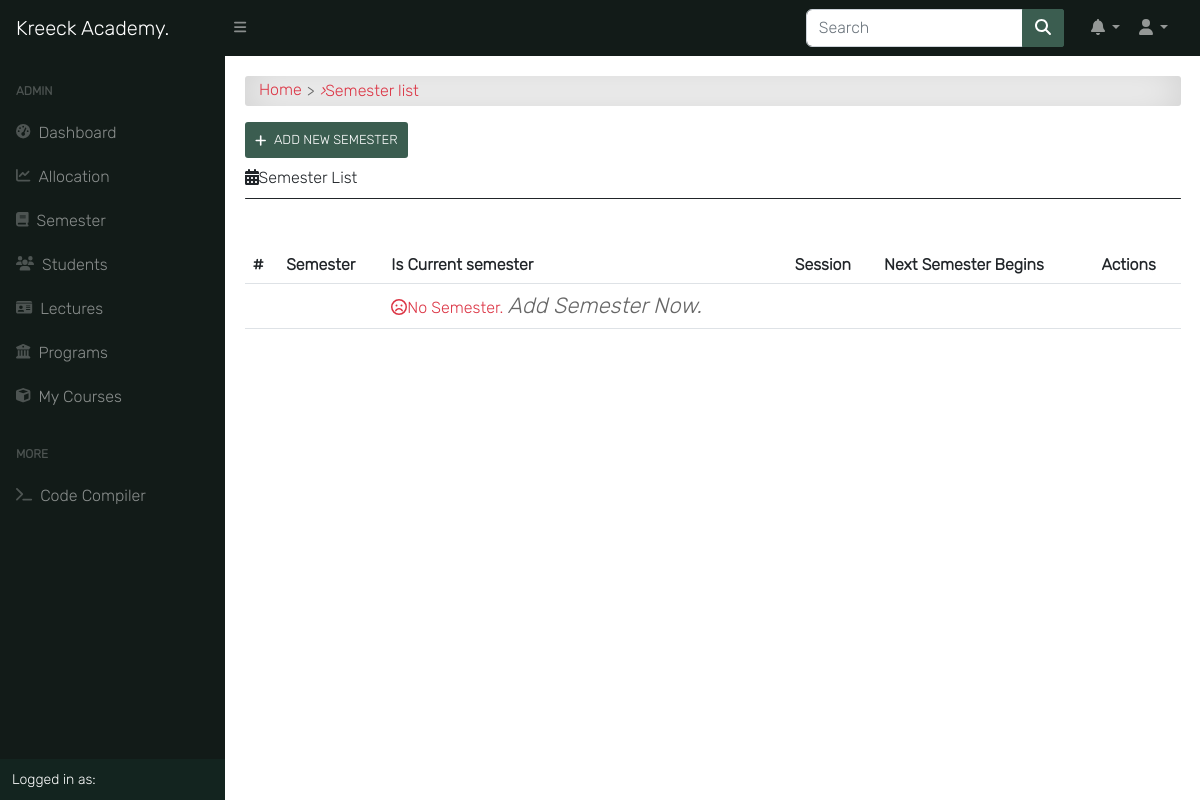
/semester/ (signed in), run on an earlier commit of the app's database.
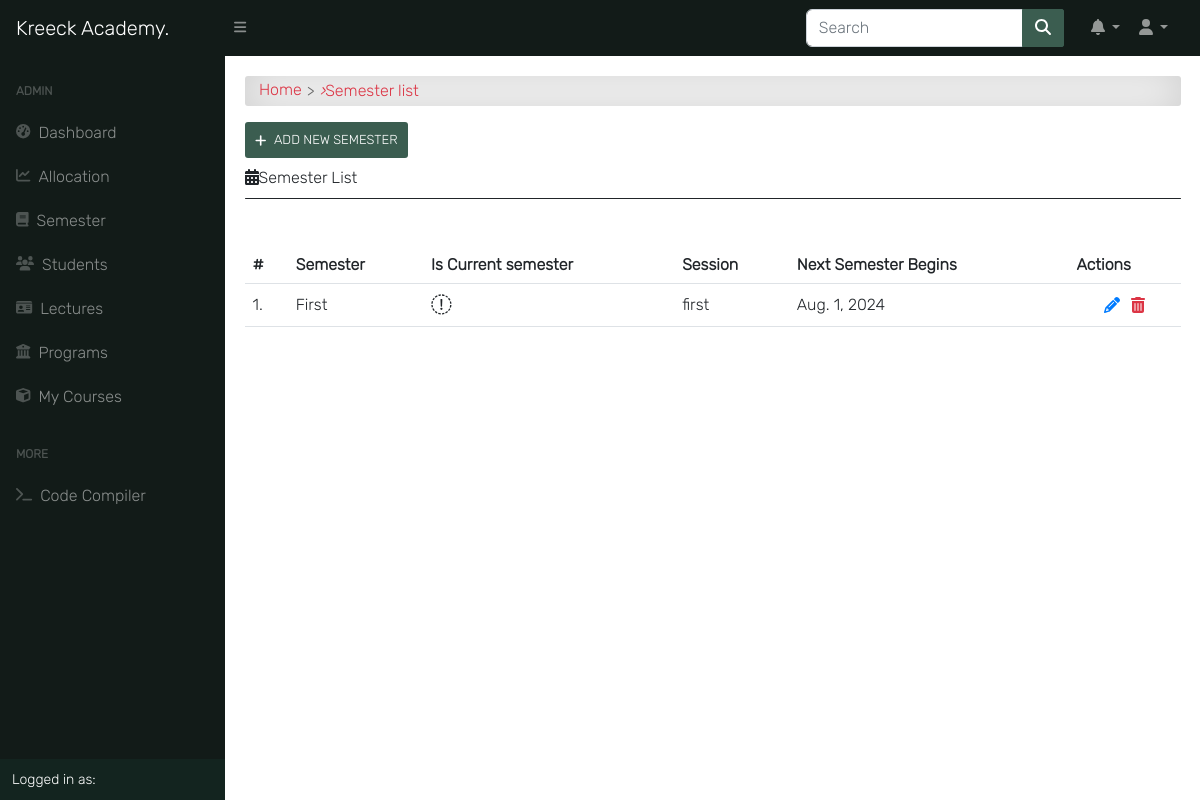
And on a later commit of the database.
### app/models.py (models this page shows, shortened)
class Semester(models.Model):
    semester = models.CharField(max_length=10, choices=SEMESTER, blank=True)
    is_current_semester = models.BooleanField(default=False, blank=True, null=True)
    session = models.ForeignKey(Session, on_delete=models.CASCADE, blank=True, null=True)
    next_semester_begins = models.DateField(null=True, blank=True)

class Session(models.Model):
    session = models.CharField(max_length=200, unique=True)
    is_current_session = models.BooleanField(default=False, blank=True, null=True)
    next_session_begins = models.DateField(blank=True, null=True)
    def __str__(self):
        return self.session

### app/views.py (the view)
# urls.py: path('semester/', semester_list_view, name="semester_list"),
@login_required
@lecturer_required
def semester_list_view(request):
    semesters = Semester.objects.all().order_by('-is_current_semester', '-semester')
    return render(request, 'app/semester_list.html', {"semesters": semesters, })

### templates/app/semester_list.html (shortened to what this page needs)
{% extends 'base.html' %}
{% block content %}
<div id="input-nav"><a href="{% url 'home' %}" class="primary1">Home</a> <i>&rsaquo;</i> Semester list</div>
{% if request.user.is_superuser %}
<a class="add-button" href="{% url 'add_semester' %}"><i class="fas fa-plus"></i>Add New Semester</a>
{% endif %}
<div class="title"><i class="fas fa-calendar-alt"></i>Semester List</div>
<div class="title-line"></div>
<div class="table-responsive table-shadow p-0 mt-5">
    <table class="table">
        <thead>
            <tr>
                <th>#</th>
                <th> Semester </th>
                <th> Is Current semester </th>
                <th> Session </th>
                <th> Next Semester Begins </th>
                {% if request.user.is_superuser %}
                <th> Actions </th>
                {% endif %}
            </tr>
        </thead>
        <tbody>
            {% for semester in semesters %}
            <tr>
                <td> {{ forloop.counter }}.</td>
                <td>{{ semester.semester }}</td>
                <th>
                    {% if semester.is_current_semester == False %}
                    <i class="fas fa-times-circle fa-1-5x danger"></i>
                    {% else %}
                    <i class="fas fa-check-circle fa-1-5x"></i>
                    {% endif %}
                </th>
                <td>{{ semester.session }}</td>
                <td>{{ semester.next_semester_begins }}</td>
                {% if request.user.is_superuser %}
                <td>
                    <div class="update-delete">
                        <a href="{% url 'edit_semester' pk=semester.pk %}" class="update" title="Edit"><i
                                class="fas fa-pencil-alt"></i></a>
                        <a href="{% url 'delete_semester' pk=semester.pk %}" class="delete" title="Delete"><i
                                class="fas fa-trash-alt"></i></a>
                    </div>
                </td>
                {% endif %}
                {% empty %}
            <tr>
                <td></td>
                <td></td>
                <td>
                    <span class="text-danger">
                        <i class="far fa-frown"></i>No Semester.
                        {% if request.user.is_superuser %}
                        <a href="{% url 'add_semester' %}">
                            <i class="primary" style="font-size: 22px;">
                                Add Semester Now.
                            </i>
                            {% endif %}
                        </a>
                    </span>
                </td>
                <td></td>
                <td></td>
                <td></td>
            </tr>
            {% endfor %}
        </tbody>
    </table>
</div>
{% endblock content %}

### templates/base.html (shortened to what this page needs)
{% load static %}
<!DOCTYPE html>
<html lang="en">
  <head>
    <link
      href="https://cdn.jsdelivr.net/npm/simple-datatables@7.1.2/dist/style.min.css"
      rel="stylesheet"
    />
    <link href="{% static 'css/new-styles.css' %}" rel="stylesheet" />
    <link
      rel="stylesheet"
      type="text/css"
      href="{% static 'css/bootstrap.min.css' %}"
    />
    <link rel="stylesheet" type="text/css" href="{% static 'css/all.css' %}" />
    <link
      rel="stylesheet"
      type="text/css"
      href="{% static 'css/style.css' %}"
    />
    <link href="https://fonts.cdnfonts.com/css/inter" rel="stylesheet">
    <link href="https://fonts.cdnfonts.com/css/poppins" rel="stylesheet">
  </head>
  <body>
    <nav class="sb-topnav navbar navbar-expand navbar-dark bg-dark">
      <a
        class="navbar-brand ps-3"
        style="font-family: 'Inter', sans-serif"
        href="{% url 'landing_page' %}"
        >Kreeck Academy<span>.</span></a
      >
      <a
        class="btn btn-link btn-sm order-1 order-lg-0 me-4 me-lg-0"
        id="sidebarToggle"
        href=""
      >
        <i class="fas fa-bars"></i>
      </a>
      <form
        class="d-none d-md-inline-block form-inline ms-auto me-0 me-md-3 my-2 my-md-0"
        action="{% url 'query' %}"
        method="GET"
      >
        <div class="input-group">
          <input
            id="primary-search"
            class="form-control"
            type="text"
            placeholder="Search"
            aria-label="Search for..."
            name="q"
            value="{{ request.GET.q }}"
            aria-describedby="btnNavbarSearch"
          />
          <button class="btn btn-primary" type="submit">
            <i class="fas fa-search"></i>
          </button>
        </div>
      </form>
      <ul class="navbar-nav ms-auto ms-md-0 me-3 me-lg-4">
        <li class="nav-item dropdown">
          <a
            class="nav-link dropdown-toggle"
            id="navbarDropdown"
            href="#"
            role="button"
            data-bs-toggle="dropdown"
            aria-expanded="false"
            ><i class="fas fa-bell fa-fw"></i
          ></a>
        </li>
        <li class="nav-item dropdown">
          <a
            class="nav-link dropdown-toggle"
            id="navbarDropdown"
            href="#"
            role="button"
            data-bs-toggle="dropdown"
            aria-expanded="false"
            ><i class="fas fa-user fa-fw"></i
          ></a>
        </li>
      </ul>
    </nav>
    <div id="layoutSidenav">
      <div id="layoutSidenav_nav">
        <nav class="sb-sidenav accordion sb-sidenav-dark" id="sidenavAccordion">
          <div class="sb-sidenav-menu">
            <div class="nav">
               {% if request.user.is_superuser %}
              <div class="sb-sidenav-menu-heading">Admin</div>
              <a class="nav-link" href="{% url 'home' %}">
                <div class="sb-nav-link-icon">
                  <i class="fas fa-tachometer-alt"></i>
                </div>
                Dashboard
              </a>
              <a class="nav-link" href="{% url 'course_allocation_view' %}">
                <div class="sb-nav-link-icon">
                  <i class="fas fa-line-chart"></i>
                </div>
                Allocation
              </a>
              <a class="nav-link" href="{% url 'semester_list'%} ">
                <div class="sb-nav-link-icon">
                  <i class="fas fa-book"></i>
                </div>
                Semester
              </a>
              <a class="nav-link" href="{% url 'student_list'%}">
                <div class="sb-nav-link-icon">
                  <i class="fas fa-users"></i>
                </div>
                Students
              </a>
              <a class="nav-link" href="{% url 'lecturer_list'%}">
                <div class="sb-nav-link-icon">
                  <i class="fas fa-id-card"></i>
                </div>
                Lectures
              </a>
              {% endif %}
              <a class="nav-link" href="{% url 'programs'%}">
                <div class="sb-nav-link-icon">
                  <i class="fas fa-institution"></i>
                </div>
                Programs
              </a>
              <a class="nav-link" href="{% url 'user_course_list' %}">
                <div class="sb-nav-link-icon">
                  <i class="fas fa-cube"></i>
                </div>
                My Courses
              </a>
               {% if request.user.is_superuser %}
              <div class="sb-sidenav-menu-heading">More</div>
              <a class="nav-link" href="{% url 'compiler' %}">
                <div class="sb-nav-link-icon">
                  <i class="fas fa-terminal"></i>
                </div>
                Code Compiler
              </a>
              {% endif %}
            </div>
          </div>
          <div class="sb-sidenav-footer">
            <div class="small">Logged in as:</div>
          </div>
        </nav>
      </div>
      <div id="layoutSidenav_content">
        <main class="main-content-box">
          {% block content %} {% endblock content %}
        </main>
      </div>
    </div>
  </body>
</html>

### static/css/all.css (style rules this page uses)
.fa-fw { text-align: center; width: 1.25em; }
.fa-bars:before { content: "\f0c9"; color: white; }
.fa-bell:before { content: "\f0f3"; }
.fa-book:before { content: "\f02d"; }
.fa-chart-line:before { content: "\f201"; }
.fa-cube:before { content: "\f1b2"; }
.fa-id-card:before { content: "\f2c2"; }
.fa-plus:before { content: "\f067"; }
.fa-terminal:before { content: "\f120"; }
.fa-user:before { content: "\f007"; }
.fa-users:before { content: "\f0c0"; }

### static/css/style.css (style rules this page uses)
*, body { font-family: "Inter", sans-serif; }
body { background-color: #ffffff; }
.btn { border-radius: 2px; }
.fa-1-5x { font-size: 1.3em; }
.table td, .table th { vertical-align: middle; }
li { list-style: none; }
.dropdown { display: -webkit-box; display: -ms-flexbox; display: flex; -webkit-box-align: center; -ms-flex-align: center; align-items: center; position: relative; }
#input-nav { display: -webkit-box; display: -ms-flexbox; display: flex; -ms-flex-wrap: wrap; flex-wrap: wrap; -webkit-box-align: center; -ms-flex-align: center; align-items: center; padding: 0.3rem 0.9rem; margin-bottom: 1rem; color: #dc3545; border-radius: 3px; background-color: #fff !important; -webkit-box-shadow: inset 0 0 2.5rem rgba(0, 0, 0, 0.2); box-shadow: inset 0 0 2.5rem rgba(0, 0, 0, 0.2); }
#input-nav a { color: #dc3545; }
#input-nav a::after { content: ">"; color: #666; margin: 0 5px; vertical-align: middle; }
a { color: #666; text-decoration: none; }
.update-delete { display: -webkit-box; display: -ms-flexbox; display: flex; -webkit-box-pack: center; -ms-flex-pack: center; justify-content: center; }
.update { display: -webkit-inline-box; display: -ms-inline-flexbox; display: inline-flex; margin-right: 1px; padding: 5px; color: #007bff; border-radius: 0.3em; -webkit-transition: 0.2s; transition: 0.2s; }
.delete { display: -webkit-inline-box; display: -ms-inline-flexbox; display: inline-flex; padding: 5px; color: #dc3545; border-radius: 0.3em; -webkit-transition: 0.2s; transition: 0.2s; }
.add-button { display: -webkit-inline-box; display: -ms-inline-flexbox; display: inline-flex; -webkit-box-align: center; -ms-flex-align: center; align-items: center; text-transform: uppercase; text-align: center; background:#3b5d50; color: #fff; padding: 10px; margin-bottom: 10px; cursor: pointer; border-radius: 3px; -webkit-transition: 0.5s; transition: 0.5s; font-size: 13px; }
.add-button .fa-plus { margin-right: 8px; }
.title-line { height: 1px; background-color: #212529; border-radius: 2em; margin: 10px auto; }

### templates/base.html (style rules this page uses)
.main-content-box { padding: 2%; }

What changed in the data, as far as the page shows it:
added Semester: semester "First", is_current_semester True (drawn), session "first", next_semester_begins "Aug. 1, 2024"
Also different on the page:
text no longer shown: "No Semester. Add Semester Now."
